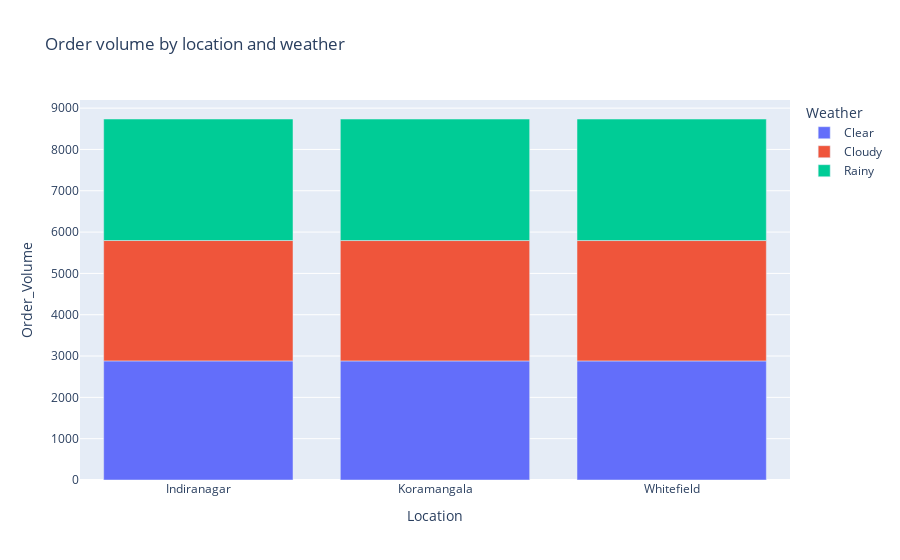

Notebook source saved alongside this figure:
### Markdown cell above
<h1>Findings of milk on based  on location ,month and hourly data:</h1>


<h2>1. Milk Consumption by Location</h2>
<h3>Key Observation: Milk orders are the same across Koramangala, Indiranagar, and Whitefield, with 744 orders each in January.</h3>

<h2>2. Milk Consumption by Month</h2>
<h3>Key Observation: August ,January and March have the highest milk consumption (744 orders). February shows a slight dip with (672 orders.)</h3>

<h2>3.Hourly Milk Consumption</h2>
<h3>Key Observation: Orders are higher in the morning. For example, on 2023-01-01, at 10:00 AM, there were 401 orders, while at 4:00 PM, it dropped to 367 orders.</h3>


<h2>Conclusion:</h2>
<p>Milk consumption is consistent across locations.</p>
<p>Higher orders are observed in  August,January and March.</p>
<p>Morning hours see higher milk consumption compared to the afternoon.</p>

### Code cell
# Group data by 'Location' and 'Weather' and count the occurrences of 'Order_Volume'
location_weather_data=analysis_data.groupby(['Location','Weather'])['Order_Volume'].size().reset_index()
# Create a bar plot to visualize the relationship between Location, Order Volume, and Weather
fig=px.bar(location_weather_data,x='Location',y='Order_Volume',color='Weather',
               title=('Order volume by location and weather'),
               labels={'Location':'Location','Order_Volume':'Order_Volume','Weather':'Weather'})
fig.show()

### Figure 1 — Plotly figure (JSON) as saved in the notebook; plotly's stock layout.template omitted (floating-point values rounded to 4 significant figures)
{"data": [{"alignmentgroup": "True", "hovertemplate": "Weather=Clear<br>Location=%{x}<br>Order_Volume=%{y}<extra></extra>", "legendgroup": "Clear", "marker": {"color": "#636efa", "pattern": {"shape": ""}}, "name": "Clear", "offsetgroup": "Clear", "orientation": "v", "showlegend": true, "textposition": "auto", "type": "bar", "x": ["Indiranagar", "Koramangala", "Whitefield"], "xaxis": "x", "y": [2883, 2882, 2882], "yaxis": "y"}, {"alignmentgroup": "True", "hovertemplate": "Weather=Cloudy<br>Location=%{x}<br>Order_Volume=%{y}<extra></extra>", "legendgroup": "Cloudy", "marker": {"color": "#EF553B", "pattern": {"shape": ""}}, "name": "Cloudy", "offsetgroup": "Cloudy", "orientation": "v", "showlegend": true, "textposition": "auto", "type": "bar", "x": ["Indiranagar", "Koramangala", "Whitefield"], "xaxis": "x", "y": [2913, 2913, 2913], "yaxis": "y"}, {"alignmentgroup": "True", "hovertemplate": "Weather=Rainy<br>Location=%{x}<br>Order_Volume=%{y}<extra></extra>", "legendgroup": "Rainy", "marker": {"color": "#00cc96", "pattern": {"shape": ""}}, "name": "Rainy", "offsetgroup": "Rainy", "orientation": "v", "showlegend": true, "textposition": "auto", "type": "bar", "x": ["Indiranagar", "Koramangala", "Whitefield"], "xaxis": "x", "y": [2941, 2941, 2941], "yaxis": "y"}], "layout": {"barmode": "relative", "legend": {"title": {"text": "Weather"}, "tracegroupgap": 0}, "title": {"text": "Order volume by location and weather"}, "xaxis": {"anchor": "y", "domain": [0, 1], "title": {"text": "Location"}}, "yaxis": {"anchor": "x", "domain": [0, 1], "title": {"text": "Order_Volume"}}}}
